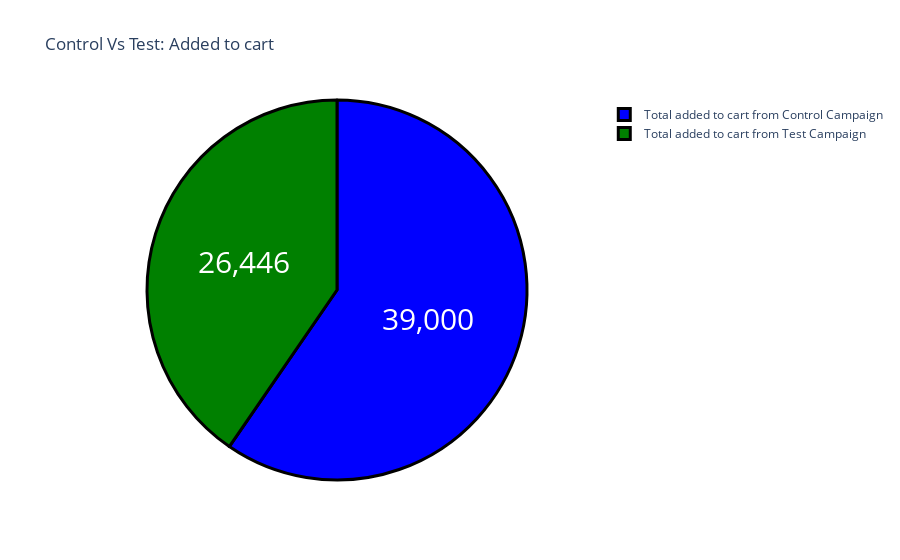

The cell this chart's notebook holds for it:
### Code cell
label = ["Total added to cart from Control Campaign", 
         "Total added to cart from Test Campaign"]
counts = [sum(control_data["Added to cart"]), 
          sum(test_data["Added to cart"])]
colors = ['blue','green']
fig = go.Figure(data=[go.Pie(labels=label, values=counts)])
fig.update_layout(title_text='Control Vs Test: Added to cart')
fig.update_traces(hoverinfo='label+percent', textinfo='value', 
                  textfont_size=30,
                  marker=dict(colors=colors, 
                              line=dict(color='black', width=3)))
fig.show()

### Figure 1 — Plotly figure (JSON) as saved in the notebook; plotly's stock layout.template omitted (floating-point values rounded to 4 significant figures)
{"data": [{"hoverinfo": "label+percent", "labels": ["Total added to cart from Control Campaign", "Total added to cart from Test Campaign"], "marker": {"colors": ["blue", "green"], "line": {"color": "black", "width": 3}}, "textfont": {"size": 30}, "textinfo": "value", "type": "pie", "values": [39000, 26446]}], "layout": {"title": {"text": "Control Vs Test: Added to cart"}}}
